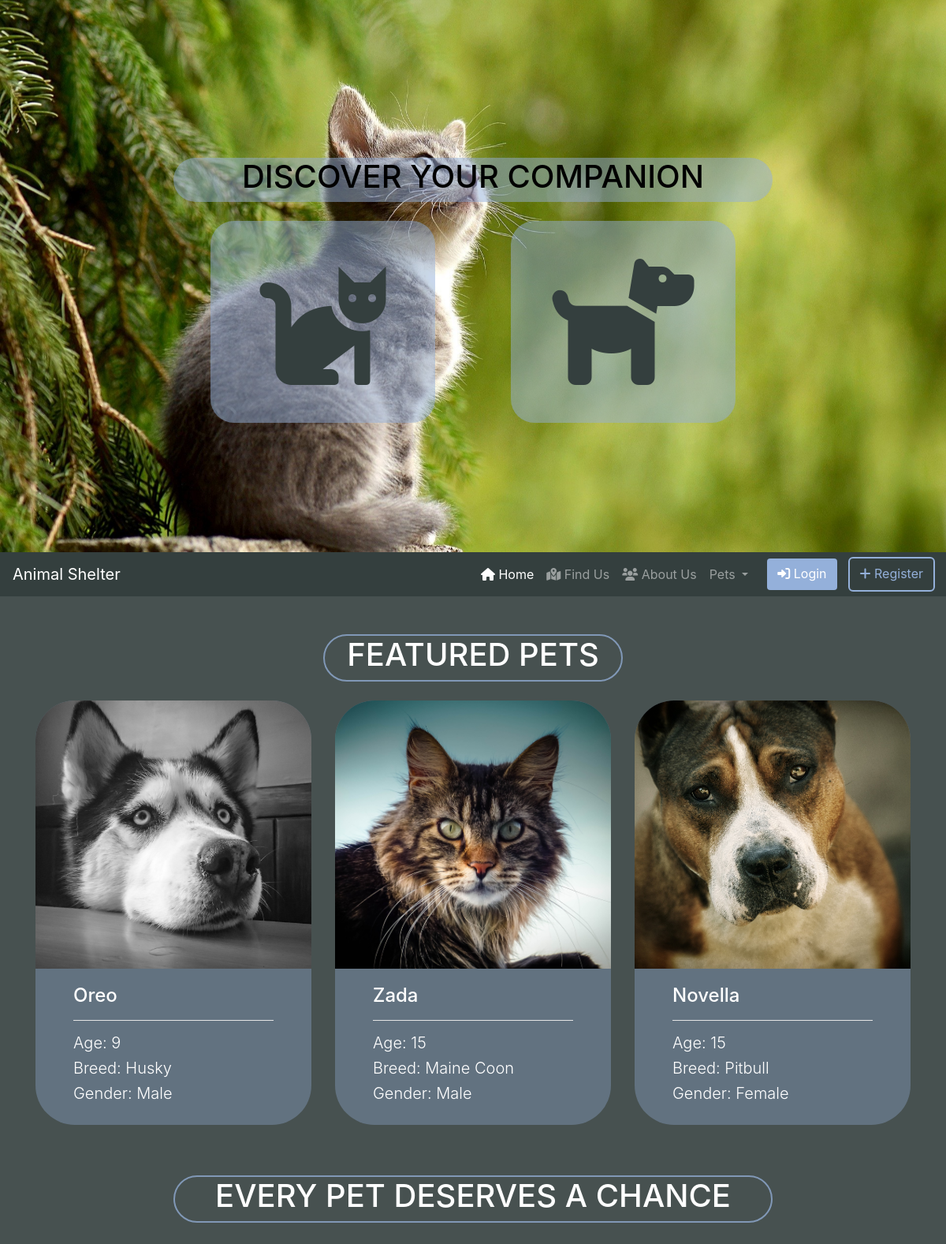
The page / on the database its author committed.
### AnimalShelter/models.py (models this page shows, shortened)
class Dogs(models.Model):
    name = models.CharField(max_length=50)
    gender = models.CharField(max_length=10, choices=GENDER, blank=True)
    breed = models.ForeignKey(DogBreeds, on_delete=models.CASCADE, blank=True)
    age = models.IntegerField()
    description = models.TextField()
    arrived = models.DateField(auto_now_add=True, blank=True)
    adopted = models.DateField(null=True, blank=True)
    img = models.ImageField(upload_to='images/dogs')

class DogBreeds(models.Model):
    dog_breed_name = models.CharField(max_length=50)
    def __str__(self):
        return self.dog_breed_name

class Cats(models.Model):
    name = models.CharField(max_length=50)
    gender = models.CharField(max_length=10, choices=GENDER, blank=True)
    breed = models.ForeignKey(CatBreeds, on_delete=models.CASCADE, blank=True)
    age = models.IntegerField()
    description = models.TextField()
    arrived = models.DateTimeField(auto_now_add=True, blank=True)
    adopted = models.DateTimeField(null=True, blank=True)
    img = models.ImageField(upload_to='images/cats')

class CatBreeds(models.Model):
    cat_breed_name = models.CharField(max_length=50)
    def __str__(self):
        return self.cat_breed_name

### AnimalShelter/views.py (the view)
# urls.py: path('', views.index, name='index'),
def index(request):
    feat_1 = Dogs.objects.get(id=2)
    feat_2 = Cats.objects.get(id=2)
    feat_3 = Dogs.objects.get(id=5)
    context = {
        'feat_1': feat_1,
        'feat_2': feat_2,
        'feat_3': feat_3,
    }
    return render(request, 'AnimalShelter/index.html', context)

### templates/AnimalShelter/index.html (shortened to what this page needs)
{% extends 'base.html' %}
{% load static %}
{% block css %}
    <link rel="stylesheet" href="{% static 'css/styles.css' %}">
    <link rel="stylesheet" href="{% static 'css/index.css' %}">
{% endblock %}
{% block carousel %}
    <div class="carousel-inner">
        <div class="carousel-item c-item-home active">
            <img class="d-block w-100" src="" alt="" style="background-image: url('{% static 'images/cat1.jpg' %}');">
        </div>
    </div>
    </div>
{% endblock %}
{% block discover %}
    <div class="container static-head">
        <div class="row justify-content-center mb-4">
            <div class="col-12 col-sm-10 col-md-8 text-center prompt">
                <h1 class="text-center fw-bold" style="color: black">DISCOVER YOUR COMPANION</h1>
            </div>
        </div>
        <div class="row justify-content-center">
            <a href="{% url 'cat_search' %}"
               class="col-8 col-sm-6 col-md-4 col-lg-3 prompt prompt-h text-center py-5 mx-1 mx-lg-5 mb-3 mb-md-0">
                <i class="fas fa-cat fa-10x"></i>
            </a>
            <a href="{% url 'dog_search' %}"
               class="col-8 col-sm-6 col-md-4 col-lg-3 prompt prompt-h text-center py-5 mx-lg-5">
                <i class="fas fa-dog fa-10x"></i>
            </a>
        </div>
    </div>
{% endblock %}
{% block nav %}
    <li class="nav-item active">
        <a class="nav-link" href="{% url 'index' %}"><i class="fas fa-home"></i> Home</a>
    </li>
    <li class="nav-item">
        <a class="nav-link" href="{% url 'find' %}"><i class="fas fa-map-marked-alt"></i> Find Us</a>
    </li>
    <li class="nav-item">
        <a class="nav-link" href="{% url 'about' %}"><i class="fas fa-users"></i> About Us</a>
    </li>
    <li class="nav-item dropdown">
        <a class="nav-link dropdown-toggle" href="#" id="navbarDropdownMenuLink" data-toggle="dropdown"
           aria-haspopup="true" aria-expanded="false">
            Pets
        </a>
    </li>
{% endblock %}
{% block body %}
    <div class="container my-5">
        <div class="row justify-content-center mb-4">
            <div class="col-12 col-sm-8 col-md-6 col-lg-5 col-xl-4 text-center featured">
                <h1>FEATURED PETS</h1>
            </div>
        </div>
        <div class="row justify-content-center">
            <div class="col-sm-9  col-lg-4 d-flex align-items-stretch ">
                <a href="{% url 'dog_profile' feat_1.id %}" class="card card-color card-h mb-3 fit text-white mx-auto">
                    <img class="card-img-top" src="{{ MEDIA_URL }}{{ feat_1.img }}" alt="">
                    <div class="card-body px-5">
                        <h4 class="card-title">{{ feat_1.name }}</h4>
                        <hr class="mx-auto" style="background-color: white; width: 100%">
                        <h5 class="lead">Age: {{ feat_1.age }}</h5>
                        <h5 class="lead">Breed: {{ feat_1.breed }}</h5>
                        <h5 class="lead">Gender: {{ feat_1.gender }}</h5>
                    </div>
                </a>
            </div>
            <div class="col-sm-9  col-lg-4 d-flex align-items-stretch ">
                <a href="{% url 'cat_profile' feat_2.id %}" class="card card-color card-h mb-3 fit text-white mx-auto">
                    <img class="card-img-top" src="{{ MEDIA_URL }}{{ feat_2.img }}" alt="">
                    <div class="card-body px-5">
                        <h4 class="card-title">{{ feat_2.name }}</h4>
                        <hr class="mx-auto" style="background-color: white; width: 100%">
                        <h5 class="lead">Age: {{ feat_2.age }}</h5>
                        <h5 class="lead">Breed: {{ feat_2.breed }}</h5>
                        <h5 class="lead">Gender: {{ feat_2.gender }}</h5>
                    </div>
                </a>
            </div>
            <div class="col-sm-9  col-lg-4 d-flex align-items-stretch ">
                <a href="{% url 'dog_profile' feat_3.id %}" class="card card-color card-h mb-3 fit text-white mx-auto">
                    <img class="card-img-top" src="{{ MEDIA_URL }}{{ feat_3.img }}" alt="">
                    <div class="card-body px-5">
                        <h4 class="card-title">{{ feat_3.name }}</h4>
                        <hr class="mx-auto" style="background-color: white; width: 100%">
                        <h5 class="lead">Age: {{ feat_3.age }}</h5>
                        <h5 class="lead">Breed: {{ feat_3.breed }}</h5>
                        <h5 class="lead">Gender: {{ feat_3.gender }}</h5>
                    </div>
                </a>
            </div>
        </div>
        <div class="row justify-content-center my-5">
            <div class="col-12 col-lg-8 text-center featured">
                <h1>EVERY PET DESERVES A CHANCE</h1>
            </div>
        </div>
    </div>
{% endblock %}

### templates/base.html (shortened to what this page needs)
{% load static %}
<!DOCTYPE html>
<html lang="en">
<head>
    <link rel="stylesheet" href="https://maxcdn.bootstrapcdn.com/bootstrap/4.0.0/css/bootstrap.min.css"
>
    <link rel="stylesheet" href="https://cdnjs.cloudflare.com/ajax/libs/font-awesome/6.0.0-beta3/css/all.min.css"
/>
    {% block css %}
    {% endblock %}
</head>
<body>
<header class="">
    <div id="carouselExampleSlidesOnly" class="carousel slide" data-ride="carousel">
        <div class="carousel-inner">
            {% block carousel %}
            {% endblock %}
        </div>
    {% block discover %}
    {% endblock %}
</header>
<nav class="navbar navbar-expand-md navbar-dark bg-color-5">
    <a class="navbar-brand" href="{% url 'index' %}">Animal Shelter</a>
    <div class="collapse navbar-collapse justify-content-end" id="navbarNavDropdown">
        <ul class="navbar-nav">
            {% block nav %}
            {% endblock %}
            {% if user.is_authenticated %}
                <li class="nav-item dropdown">
                    <a class="nav-link dropdown-toggle" href="#" id="navbarDropdownMenuLink" data-toggle="dropdown"
                       aria-haspopup="true" aria-expanded="false">
                        {{ user.username|upper }}
                    </a>
                    <div class="dropdown-menu dropdown-menu-right bg-color-4" aria-labelledby="navbarDropdownMenuLink">
                        <a class="dropdown-item text-white" href="{% url 'logout' %}"><i
                                class="fas fa-sign-out-alt"></i> Logout</a>
                        {% if user.is_staff %}
                            <a class="dropdown-item text-white" href="{% url 'dashboard' %}"><i
                                    class="far fa-clipboard"></i> Shelter Dashboard</a>
                        {% endif %}
                    </div>
                </li>
            {% else %}
                <a class="btn btn-color text-white ml-3" href={% url 'login' %}><i class="fas fa-sign-in-alt"></i> Login</a>
                <a class="btn btn-color-outline" href={% url 'register' %}><i class="fas fa-plus"></i> Register</a>
            {% endif %}
        </ul>
    </div>
</nav>
{% block body %}
{% endblock %}
</body>
</html>

### static/css/styles.css (style rules this page uses)
body { background-color: rgba(52, 63, 62, .9); }
.bg-color-5 { background-color: #343f3e; }
.carousel-item img { position: absolute; object-fit: cover; top: 0; left: 0; background-position: 50% 50%; background-attachment: local; background-repeat: no-repeat; background-size: cover; }
.card-color { background-color: rgba(148, 176, 218, .35); border-color: rgba(148, 176, 218, .5); border-radius: 50px; color: white; padding: 0; margin: 0 0; border-width: 0; }
.card-img-top { width: 100%; min-height: 340px; height: 15vw; object-fit: cover; border-radius: 50px 50px 0px 0px; }
.featured { border: 2px solid rgba(148, 176, 218, .75); border-radius: 50px; color: white; }
.btn-color { background-color: rgba(148, 176, 218, 1); }
.btn-color-outline { background-color: transparent; outline: 2px solid rgba(148, 176, 218, 1); color: rgba(148, 176, 218, 1); }

### static/css/index.css (style rules this page uses)
.carousel .carousel-item { height: 700px; }
.carousel-item img { min-height: 700px; }
.static-head { position: absolute; margin-left: auto; margin-right: auto; left: 0; right: 0; z-index: 10; }
@media only screen and (min-width: 768px) { .static-head { top: 200px; } }
.prompt { background-color: rgba(148, 176, 218, .5); color: rgba(52, 63, 62, 1); border-radius: 30px; }

### rows shown on the page
Dogs: img (picture), name "Oreo", age "9", breed "Husky", gender "Male"
Cats: img (picture), name "Zada", age "15", breed "Maine Coon", gender "Male"
Dogs: img (picture), name "Novella", age "15", breed "Pitbull", gender "Female"
